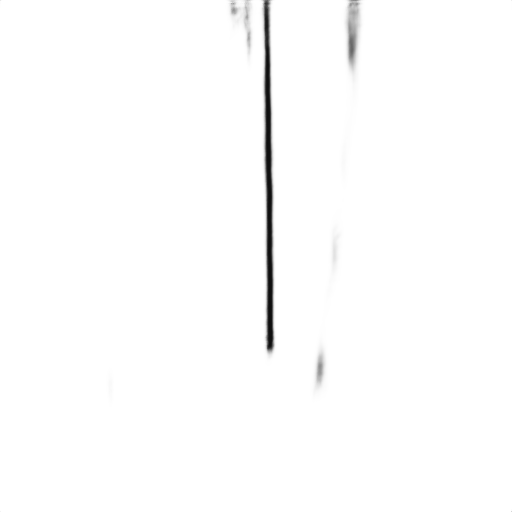
#> input picture data/Solar/test/0_predict.png, 512 x 512 px, found by its file name
$ python images.py   (older library calls are emulated)
#> lines starting #> are read from the running program, lines starting #| are printed output that depends on the picture
"""
==============
Image tutorial
==============

A short tutorial on plotting images with Matplotlib.

.. _imaging_startup:

Startup commands
===================

First, let's start IPython.  It is a most excellent enhancement to the
standard Python prompt, and it ties in especially well with
Matplotlib.  Start IPython either at a shell, or the IPython Notebook now.

With IPython started, we now need to connect to a GUI event loop.  This
tells IPython where (and how) to display plots.  To connect to a GUI
loop, execute the **%matplotlib** magic at your IPython prompt.  There's more
detail on exactly what this does at `IPython's documentation on GUI
event loops
<http://ipython.org/ipython-doc/2/interactive/reference.html#gui-event-loop-support>`_.

If you're using IPython Notebook, the same commands are available, but
people commonly use a specific argument to the %matplotlib magic:

.. sourcecode:: ipython

    In [1]: %matplotlib inline

This turns on inline plotting, where plot graphics will appear in your
notebook.  This has important implications for interactivity.  For inline plotting, commands in
cells below the cell that outputs a plot will not affect the plot.  For example,
changing the color map is not possible from cells below the cell that creates a plot.
However, for other backends, such as Qt5, that open a separate window,
cells below those that create the plot will change the plot - it is a
live object in memory.

This tutorial will use matplotlib's imperative-style plotting
interface, pyplot.  This interface maintains global state, and is very
useful for quickly and easily experimenting with various plot
settings.  The alternative is the object-oriented interface, which is also
very powerful, and generally more suitable for large application
development.  If you'd like to learn about the object-oriented
interface, a great place to start is our :doc:`Usage guide
</tutorials/introductory/usage>`.  For now, let's get on
with the imperative-style approach:
"""

import matplotlib.pyplot as plt
import matplotlib.image as mpimg

import cv2
from skimage import data, color
from skimage.util import img_as_ubyte

###############################################################################
# .. _importing_data:
#
# Importing image data into Numpy arrays
# ===============================================
#
# Loading image data is supported by the `Pillow
# <https://pillow.readthedocs.io/en/latest/>`_ library.  Natively, Matplotlib
# only supports PNG images.  The commands shown below fall back on Pillow if
# the native read fails.
#
# The image used in this example is a PNG file, but keep that Pillow
# requirement in mind for your own data.
#
# Here's the image we're going to play with:
#
# .. image:: ../../_static/stinkbug.png
#
# It's a 24-bit RGB PNG image (8 bits for each of R, G, B).  Depending
# on where you get your data, the other kinds of image that you'll most
# likely encounter are RGBA images, which allow for transparency, or
# single-channel grayscale (luminosity) images.  You can right click on
# it and choose "Save image as" to download it to your computer for the
# rest of this tutorial.
#
# And here we go...

img = mpimg.imread("0_predict.png")
#> img is the input picture: shape (512, 512) float32; min 0.051, max 1, mean 0.991
print(img.shape)
#| (512, 512)
print(img)
#> (printed output is left out)

img = color.gray2rgb(img)
#> img: shape (512, 512, 3) float32
print(img.shape)
#| (512, 512, 3)
print(img)
#> (printed output is left out)
###############################################################################
# Note the dtype there - float32.  Matplotlib has rescaled the 8 bit
# data from each channel to floating point data between 0.0 and 1.0.  As
# a side note, the only datatype that Pillow can work with is uint8.
# Matplotlib plotting can handle float32 and uint8, but image
# reading/writing for any format other than PNG is limited to uint8
# data.  Why 8 bits? Most displays can only render 8 bits per channel
# worth of color gradation.  Why can they only render 8 bits/channel?
# Because that's about all the human eye can see.  More here (from a
# photography standpoint): `Luminous Landscape bit depth tutorial
# <https://luminous-landscape.com/bit-depth/>`_.
#
# Each inner list represents a pixel.  Here, with an RGB image, there
# are 3 values.  Since it's a black and white image, R, G, and B are all
# similar.  An RGBA (where A is alpha, or transparency), has 4 values
# per inner list, and a simple luminance image just has one value (and
# is thus only a 2-D array, not a 3-D array).  For RGB and RGBA images,
# matplotlib supports float32 and uint8 data types.  For grayscale,
# matplotlib supports only float32.  If your array data does not meet
# one of these descriptions, you need to rescale it.
#
# .. _plotting_data:
#
# Plotting numpy arrays as images
# ===================================
#
# So, you have your data in a numpy array (either by importing it, or by
# generating it).  Let's render it.  In Matplotlib, this is performed
# using the :func:`~matplotlib.pyplot.imshow` function.  Here we'll grab
# the plot object.  This object gives you an easy way to manipulate the
# plot from the prompt.

imgplot = plt.imshow(img)

###############################################################################
# You can also plot any numpy array.
#
# .. _Pseudocolor:
#
# Applying pseudocolor schemes to image plots
# -------------------------------------------------
#
# Pseudocolor can be a useful tool for enhancing contrast and
# visualizing your data more easily.  This is especially useful when
# making presentations of your data using projectors - their contrast is
# typically quite poor.
#
# Pseudocolor is only relevant to single-channel, grayscale, luminosity
# images.  We currently have an RGB image.  Since R, G, and B are all
# similar (see for yourself above or in your data), we can just pick one
# channel of our data:

lum_img = img[:, :, 0]

# This is array slicing.  You can read more in the `Numpy tutorial
# <https://docs.scipy.org/doc/numpy/user/quickstart.html>`_.

plt.imshow(lum_img)
cv2.waitKey(32)

###############################################################################
# Now, with a luminosity (2D, no color) image, the default colormap (aka lookup table,
# LUT), is applied.  The default is called viridis.  There are plenty of
# others to choose from.

plt.imshow(lum_img, cmap="hot")

###############################################################################
# Note that you can also change colormaps on existing plot objects using the
# :meth:`~matplotlib.image.Image.set_cmap` method:

imgplot = plt.imshow(lum_img)
imgplot.set_cmap('nipy_spectral')

###############################################################################
#
# .. note::
#
#    However, remember that in the IPython notebook with the inline backend,
#    you can't make changes to plots that have already been rendered.  If you
#    create imgplot here in one cell, you cannot call set_cmap() on it in a later
#    cell and expect the earlier plot to change.  Make sure that you enter these
#    commands together in one cell.  plt commands will not change plots from earlier
#    cells.
#
# There are many other colormap schemes available.  See the `list and
# images of the colormaps
# <../colors/colormaps.html>`_.
#
# .. _`Color Bars`:
#
# Color scale reference
# ------------------------
#
# It's helpful to have an idea of what value a color represents.  We can
# do that by adding color bars.

imgplot = plt.imshow(lum_img)
plt.colorbar()
''''''
###############################################################################
# This adds a colorbar to your existing figure.  This won't
# automatically change if you change you switch to a different
# colormap - you have to re-create your plot, and add in the colorbar
# again.
#
# .. _`Data ranges`:
#
# Examining a specific data range
# ---------------------------------
#
# Sometimes you want to enhance the contrast in your image, or expand
# the contrast in a particular region while sacrificing the detail in
# colors that don't vary much, or don't matter.  A good tool to find
# interesting regions is the histogram.  To create a histogram of our
# image data, we use the :func:`~matplotlib.pyplot.hist` function.

plt.hist(lum_img.ravel(), bins=256, range=(0.0, 1.0), fc='k', ec='k')

###############################################################################
# Most often, the "interesting" part of the image is around the peak,
# and you can get extra contrast by clipping the regions above and/or
# below the peak.  In our histogram, it looks like there's not much
# useful information in the high end (not many white things in the
# image).  Let's adjust the upper limit, so that we effectively "zoom in
# on" part of the histogram.  We do this by passing the clim argument to
# imshow.  You could also do this by calling the
# :meth:`~matplotlib.image.Image.set_clim` method of the image plot
# object, but make sure that you do so in the same cell as your plot
# command when working with the IPython Notebook - it will not change
# plots from earlier cells.
#
# You can specify the clim in the call to ``plot``.

imgplot = plt.imshow(lum_img, clim=(0.0, 0.7))

###############################################################################
# You can also specify the clim using the returned object
fig = plt.figure()
a = fig.add_subplot(1, 2, 1)
imgplot = plt.imshow(lum_img)
a.set_title('Before')
plt.colorbar(ticks=[0.1, 0.3, 0.5, 0.7], orientation='horizontal')
a = fig.add_subplot(1, 2, 2)
imgplot = plt.imshow(lum_img)
imgplot.set_clim(0.0, 0.7)
a.set_title('After')
plt.colorbar(ticks=[0.1, 0.3, 0.5, 0.7], orientation='horizontal')

###############################################################################
# .. _Interpolation:
#
# Array Interpolation schemes
# ---------------------------
#
# Interpolation calculates what the color or value of a pixel "should"
# be, according to different mathematical schemes.  One common place
# that this happens is when you resize an image.  The number of pixels
# change, but you want the same information.  Since pixels are discrete,
# there's missing space.  Interpolation is how you fill that space.
# This is why your images sometimes come out looking pixelated when you
# blow them up.  The effect is more pronounced when the difference
# between the original image and the expanded image is greater.  Let's
# take our image and shrink it.  We're effectively discarding pixels,
# only keeping a select few.  Now when we plot it, that data gets blown
# up to the size on your screen.  The old pixels aren't there anymore,
# and the computer has to draw in pixels to fill that space.
#
# We'll use the Pillow library that we used to load the image also to resize
# the image.

from PIL import Image

img = Image.open('../../doc/_static/stinkbug.png')
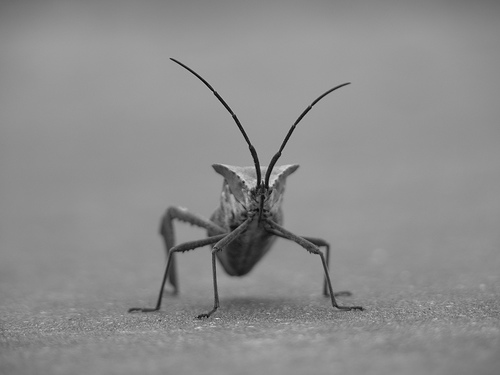
#> input picture stinkbug.png, 500 x 375 px, found by its file name
#> img is the input picture: PIL image 500x375 RGB; min 0, max 217, mean 140.5
img.thumbnail((64, 64), Image.ANTIALIAS)  # resizes image in-place
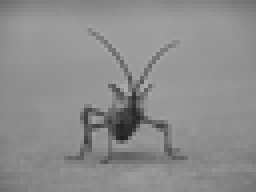
#> img: PIL image 64x48 RGB (shown 4 times larger); min 29, max 174, mean 140.5
imgplot = plt.imshow(img)

###############################################################################
# Here we have the default interpolation, bilinear, since we did not
# give :func:`~matplotlib.pyplot.imshow` any interpolation argument.
#
# Let's try some others. Here's "nearest", which does no interpolation.

imgplot = plt.imshow(img, interpolation="nearest")

###############################################################################
# and bicubic:

imgplot = plt.imshow(img, interpolation="bicubic")

###############################################################################
# Bicubic interpolation is often used when blowing up photos - people
# tend to prefer blurry over pixelated.
''''''
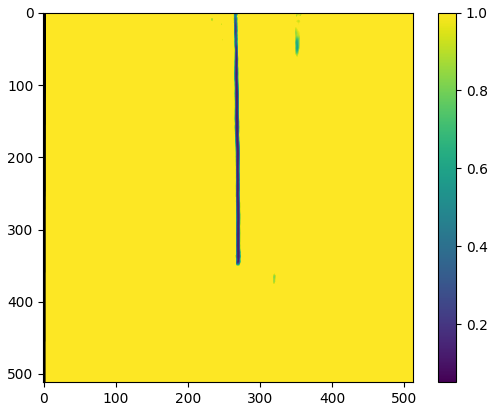
#> figure drawn by matplotlib, 2 panels
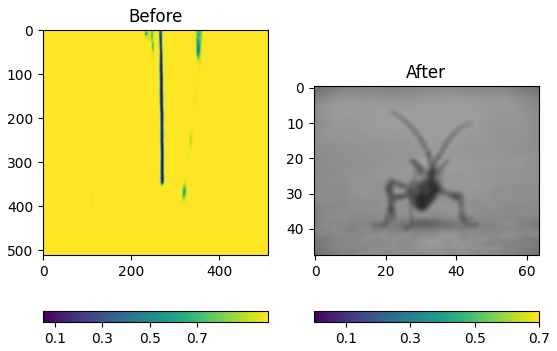
#> figure drawn by matplotlib, 4 panels
